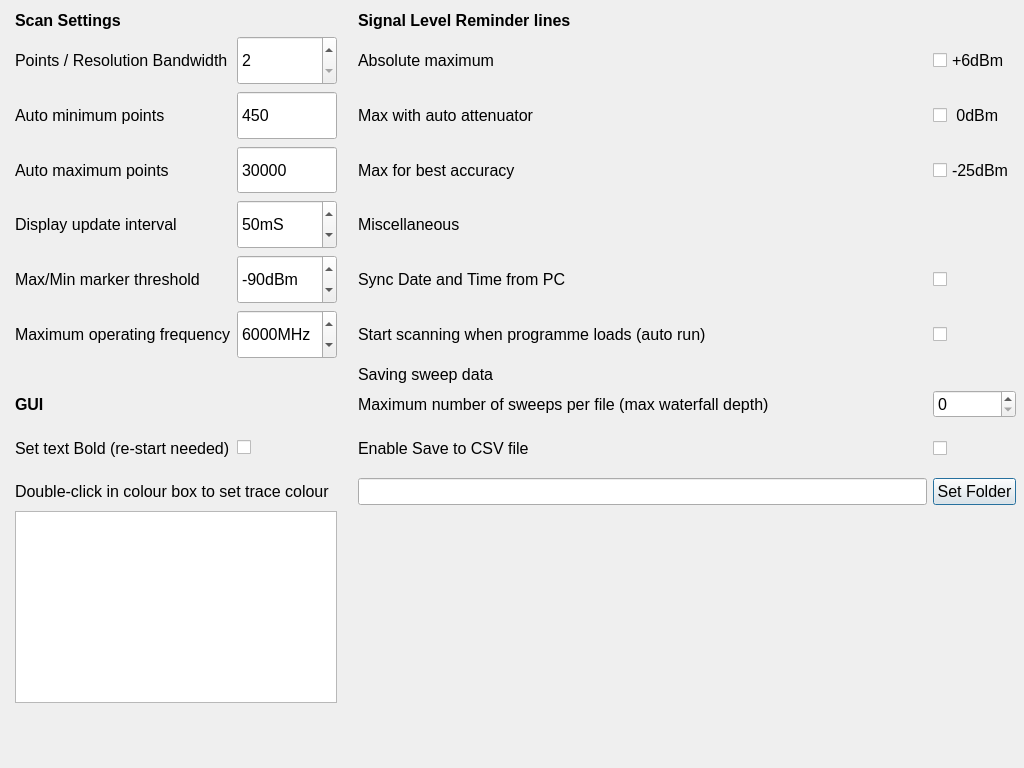
<?xml version="1.0" encoding="UTF-8"?>
<ui version="4.0">
 <class>Settings</class>
 <widget class="QDialog" name="Settings">
  <property name="geometry">
   <rect>
    <x>0</x>
    <y>0</y>
    <width>1024</width>
    <height>768</height>
   </rect>
  </property>
  <property name="windowTitle">
   <string>Settings</string>
  </property>
  <widget class="QWidget" name="layoutWidget">
   <property name="geometry">
    <rect>
     <x>15</x>
     <y>11</y>
     <width>1001</width>
     <height>741</height>
    </rect>
   </property>
   <property name="font">
    <font>
     <pointsize>12</pointsize>
    </font>
   </property>
   <layout class="QGridLayout" name="gridLayout_2">
    <item row="3" column="1">
     <widget class="QSpinBox" name="maxPoints">
      <property name="sizePolicy">
       <sizepolicy hsizetype="Preferred" vsizetype="Expanding">
        <horstretch>0</horstretch>
        <verstretch>0</verstretch>
       </sizepolicy>
      </property>
      <property name="maximumSize">
       <size>
        <width>100</width>
        <height>16777215</height>
       </size>
      </property>
      <property name="font">
       <font>
        <pointsize>12</pointsize>
       </font>
      </property>
      <property name="buttonSymbols">
       <enum>QAbstractSpinBox::ButtonSymbols::NoButtons</enum>
      </property>
      <property name="minimum">
       <number>25</number>
      </property>
      <property name="maximum">
       <number>100000</number>
      </property>
      <property name="value">
       <number>30000</number>
      </property>
     </widget>
    </item>
    <item row="4" column="1">
     <widget class="QSpinBox" name="intervalBox">
      <property name="sizePolicy">
       <sizepolicy hsizetype="Preferred" vsizetype="Expanding">
        <horstretch>0</horstretch>
        <verstretch>0</verstretch>
       </sizepolicy>
      </property>
      <property name="maximumSize">
       <size>
        <width>100</width>
        <height>16777215</height>
       </size>
      </property>
      <property name="font">
       <font>
        <pointsize>12</pointsize>
       </font>
      </property>
      <property name="toolTip">
       <string>Nominal</string>
      </property>
      <property name="suffix">
       <string>mS</string>
      </property>
      <property name="minimum">
       <number>5</number>
      </property>
      <property name="maximum">
       <number>200</number>
      </property>
      <property name="singleStep">
       <number>5</number>
      </property>
      <property name="value">
       <number>50</number>
      </property>
     </widget>
    </item>
    <item row="10" column="0" colspan="2">
     <widget class="QLabel" name="label_18">
      <property name="font">
       <font>
        <pointsize>12</pointsize>
       </font>
      </property>
      <property name="text">
       <string>Double-click in colour box to set trace colour</string>
      </property>
     </widget>
    </item>
    <item row="3" column="3">
     <widget class="QLabel" name="label_9">
      <property name="font">
       <font>
        <pointsize>12</pointsize>
       </font>
      </property>
      <property name="text">
       <string>Max for best accuracy</string>
      </property>
     </widget>
    </item>
    <item row="8" column="3">
     <widget class="QLabel" name="label_12">
      <property name="font">
       <font>
        <pointsize>12</pointsize>
       </font>
      </property>
      <property name="text">
       <string>Maximum number of sweeps per file (max waterfall depth)</string>
      </property>
     </widget>
    </item>
    <item row="2" column="1">
     <widget class="QSpinBox" name="minPoints">
      <property name="sizePolicy">
       <sizepolicy hsizetype="Preferred" vsizetype="Expanding">
        <horstretch>0</horstretch>
        <verstretch>0</verstretch>
       </sizepolicy>
      </property>
      <property name="maximumSize">
       <size>
        <width>100</width>
        <height>16777215</height>
       </size>
      </property>
      <property name="font">
       <font>
        <pointsize>12</pointsize>
       </font>
      </property>
      <property name="buttonSymbols">
       <enum>QAbstractSpinBox::ButtonSymbols::NoButtons</enum>
      </property>
      <property name="minimum">
       <number>25</number>
      </property>
      <property name="maximum">
       <number>450</number>
      </property>
      <property name="value">
       <number>450</number>
      </property>
     </widget>
    </item>
    <item row="7" column="3">
     <widget class="QLabel" name="label_14">
      <property name="font">
       <font>
        <pointsize>12</pointsize>
       </font>
      </property>
      <property name="text">
       <string>Saving sweep data</string>
      </property>
     </widget>
    </item>
    <item row="7" column="2">
     <widget class="QLabel" name="label_15">
      <property name="sizePolicy">
       <sizepolicy hsizetype="Fixed" vsizetype="Preferred">
        <horstretch>0</horstretch>
        <verstretch>0</verstretch>
       </sizepolicy>
      </property>
      <property name="font">
       <font>
        <pointsize>12</pointsize>
       </font>
      </property>
      <property name="text">
       <string/>
      </property>
     </widget>
    </item>
    <item row="8" column="0">
     <widget class="QLabel" name="label_5">
      <property name="font">
       <font>
        <pointsize>12</pointsize>
        <bold>true</bold>
       </font>
      </property>
      <property name="text">
       <string>GUI</string>
      </property>
     </widget>
    </item>
    <item row="4" column="0">
     <widget class="QLabel" name="label_19">
      <property name="font">
       <font>
        <pointsize>12</pointsize>
       </font>
      </property>
      <property name="text">
       <string>Display update interval</string>
      </property>
     </widget>
    </item>
    <item row="8" column="4">
     <widget class="QSpinBox" name="maxWF">
      <property name="font">
       <font>
        <pointsize>12</pointsize>
       </font>
      </property>
     </widget>
    </item>
    <item row="5" column="0">
     <widget class="QLabel" name="label_2">
      <property name="font">
       <font>
        <pointsize>12</pointsize>
       </font>
      </property>
      <property name="text">
       <string>Max/Min marker threshold</string>
      </property>
     </widget>
    </item>
    <item row="0" column="3">
     <widget class="QLabel" name="label_6">
      <property name="font">
       <font>
        <pointsize>12</pointsize>
        <bold>true</bold>
       </font>
      </property>
      <property name="text">
       <string>Signal Level Reminder lines</string>
      </property>
     </widget>
    </item>
    <item row="5" column="3">
     <widget class="QLabel" name="label_17">
      <property name="font">
       <font>
        <pointsize>12</pointsize>
       </font>
      </property>
      <property name="text">
       <string>Sync Date and Time from PC</string>
      </property>
     </widget>
    </item>
    <item row="9" column="1">
     <widget class="QCheckBox" name="bold_text">
      <property name="font">
       <font>
        <pointsize>12</pointsize>
       </font>
      </property>
      <property name="text">
       <string/>
      </property>
     </widget>
    </item>
    <item row="1" column="3">
     <widget class="QLabel" name="label_11">
      <property name="font">
       <font>
        <pointsize>12</pointsize>
       </font>
      </property>
      <property name="text">
       <string>Absolute maximum</string>
      </property>
     </widget>
    </item>
    <item row="4" column="3">
     <widget class="QLabel" name="label_13">
      <property name="font">
       <font>
        <pointsize>12</pointsize>
       </font>
      </property>
      <property name="text">
       <string>Miscellaneous</string>
      </property>
     </widget>
    </item>
    <item row="1" column="4">
     <widget class="QCheckBox" name="plus6Line">
      <property name="sizePolicy">
       <sizepolicy hsizetype="Preferred" vsizetype="Expanding">
        <horstretch>0</horstretch>
        <verstretch>0</verstretch>
       </sizepolicy>
      </property>
      <property name="font">
       <font>
        <pointsize>12</pointsize>
       </font>
      </property>
      <property name="text">
       <string>+6dBm</string>
      </property>
      <property name="checked">
       <bool>false</bool>
      </property>
     </widget>
    </item>
    <item row="10" column="4">
     <widget class="QPushButton" name="set_folder">
      <property name="sizePolicy">
       <sizepolicy hsizetype="Minimum" vsizetype="Fixed">
        <horstretch>0</horstretch>
        <verstretch>0</verstretch>
       </sizepolicy>
      </property>
      <property name="font">
       <font>
        <pointsize>12</pointsize>
       </font>
      </property>
      <property name="text">
       <string>Set Folder</string>
      </property>
     </widget>
    </item>
    <item row="9" column="0">
     <widget class="QLabel" name="label_16">
      <property name="font">
       <font>
        <pointsize>12</pointsize>
       </font>
      </property>
      <property name="text">
       <string>Set text Bold (re-start needed)</string>
      </property>
     </widget>
    </item>
    <item row="9" column="3">
     <widget class="QLabel" name="label_20">
      <property name="font">
       <font>
        <pointsize>12</pointsize>
       </font>
      </property>
      <property name="text">
       <string>Enable Save to CSV file</string>
      </property>
     </widget>
    </item>
    <item row="5" column="1">
     <widget class="QSpinBox" name="peakThreshold">
      <property name="sizePolicy">
       <sizepolicy hsizetype="Preferred" vsizetype="Expanding">
        <horstretch>0</horstretch>
        <verstretch>0</verstretch>
       </sizepolicy>
      </property>
      <property name="maximumSize">
       <size>
        <width>100</width>
        <height>16777215</height>
       </size>
      </property>
      <property name="font">
       <font>
        <pointsize>12</pointsize>
       </font>
      </property>
      <property name="suffix">
       <string>dBm</string>
      </property>
      <property name="prefix">
       <string/>
      </property>
      <property name="minimum">
       <number>-120</number>
      </property>
      <property name="maximum">
       <number>-20</number>
      </property>
      <property name="value">
       <number>-90</number>
      </property>
     </widget>
    </item>
    <item row="10" column="3">
     <widget class="QLineEdit" name="save_folder">
      <property name="sizePolicy">
       <sizepolicy hsizetype="MinimumExpanding" vsizetype="Fixed">
        <horstretch>0</horstretch>
        <verstretch>0</verstretch>
       </sizepolicy>
      </property>
      <property name="minimumSize">
       <size>
        <width>0</width>
        <height>0</height>
       </size>
      </property>
      <property name="font">
       <font>
        <pointsize>12</pointsize>
       </font>
      </property>
      <property name="clearButtonEnabled">
       <bool>true</bool>
      </property>
     </widget>
    </item>
    <item row="12" column="3">
     <spacer name="verticalSpacer">
      <property name="font">
       <font>
        <pointsize>12</pointsize>
       </font>
      </property>
      <property name="orientation">
       <enum>Qt::Orientation::Vertical</enum>
      </property>
      <property name="sizeHint" stdset="0">
       <size>
        <width>20</width>
        <height>40</height>
       </size>
      </property>
     </spacer>
    </item>
    <item row="2" column="4">
     <widget class="QCheckBox" name="zeroLine">
      <property name="sizePolicy">
       <sizepolicy hsizetype="Preferred" vsizetype="Expanding">
        <horstretch>0</horstretch>
        <verstretch>0</verstretch>
       </sizepolicy>
      </property>
      <property name="font">
       <font>
        <pointsize>12</pointsize>
       </font>
      </property>
      <property name="text">
       <string> 0dBm</string>
      </property>
      <property name="checked">
       <bool>false</bool>
      </property>
     </widget>
    </item>
    <item row="2" column="3">
     <widget class="QLabel" name="label_10">
      <property name="font">
       <font>
        <pointsize>12</pointsize>
       </font>
      </property>
      <property name="text">
       <string>Max with auto attenuator</string>
      </property>
     </widget>
    </item>
    <item row="2" column="0">
     <widget class="QLabel" name="label_3">
      <property name="font">
       <font>
        <pointsize>12</pointsize>
       </font>
      </property>
      <property name="text">
       <string>Auto minimum points</string>
      </property>
     </widget>
    </item>
    <item row="0" column="0">
     <widget class="QLabel" name="label_8">
      <property name="font">
       <font>
        <pointsize>12</pointsize>
        <bold>true</bold>
       </font>
      </property>
      <property name="text">
       <string>Scan Settings</string>
      </property>
     </widget>
    </item>
    <item row="3" column="0">
     <widget class="QLabel" name="label_4">
      <property name="font">
       <font>
        <pointsize>12</pointsize>
       </font>
      </property>
      <property name="text">
       <string>Auto maximum points</string>
      </property>
     </widget>
    </item>
    <item row="1" column="0">
     <widget class="QLabel" name="label">
      <property name="font">
       <font>
        <pointsize>12</pointsize>
       </font>
      </property>
      <property name="text">
       <string>Points / Resolution Bandwidth</string>
      </property>
     </widget>
    </item>
    <item row="11" column="0" colspan="2">
     <widget class="QTableView" name="colourTable">
      <property name="font">
       <font>
        <pointsize>12</pointsize>
       </font>
      </property>
      <property name="sizeAdjustPolicy">
       <enum>QAbstractScrollArea::SizeAdjustPolicy::AdjustIgnored</enum>
      </property>
     </widget>
    </item>
    <item row="9" column="4">
     <widget class="QCheckBox" name="saveSweep">
      <property name="sizePolicy">
       <sizepolicy hsizetype="Preferred" vsizetype="Expanding">
        <horstretch>0</horstretch>
        <verstretch>0</verstretch>
       </sizepolicy>
      </property>
      <property name="font">
       <font>
        <pointsize>12</pointsize>
       </font>
      </property>
      <property name="toolTip">
       <string>Must be selected each time programme is run</string>
      </property>
      <property name="text">
       <string/>
      </property>
     </widget>
    </item>
    <item row="1" column="1">
     <widget class="QSpinBox" name="rbw_x">
      <property name="sizePolicy">
       <sizepolicy hsizetype="Preferred" vsizetype="Expanding">
        <horstretch>0</horstretch>
        <verstretch>0</verstretch>
       </sizepolicy>
      </property>
      <property name="maximumSize">
       <size>
        <width>100</width>
        <height>16777215</height>
       </size>
      </property>
      <property name="font">
       <font>
        <pointsize>12</pointsize>
       </font>
      </property>
      <property name="minimum">
       <number>2</number>
      </property>
      <property name="maximum">
       <number>10</number>
      </property>
      <property name="value">
       <number>2</number>
      </property>
     </widget>
    </item>
    <item row="5" column="4">
     <widget class="QCheckBox" name="syncTime">
      <property name="sizePolicy">
       <sizepolicy hsizetype="Preferred" vsizetype="Expanding">
        <horstretch>0</horstretch>
        <verstretch>0</verstretch>
       </sizepolicy>
      </property>
      <property name="font">
       <font>
        <pointsize>12</pointsize>
       </font>
      </property>
      <property name="text">
       <string/>
      </property>
     </widget>
    </item>
    <item row="3" column="4">
     <widget class="QCheckBox" name="neg25Line">
      <property name="sizePolicy">
       <sizepolicy hsizetype="Preferred" vsizetype="Expanding">
        <horstretch>0</horstretch>
        <verstretch>0</verstretch>
       </sizepolicy>
      </property>
      <property name="font">
       <font>
        <pointsize>12</pointsize>
       </font>
      </property>
      <property name="text">
       <string>-25dBm</string>
      </property>
      <property name="checked">
       <bool>false</bool>
      </property>
     </widget>
    </item>
    <item row="6" column="3">
     <widget class="QLabel" name="label_21">
      <property name="font">
       <font>
        <pointsize>12</pointsize>
       </font>
      </property>
      <property name="text">
       <string>Start scanning when programme loads (auto run)</string>
      </property>
     </widget>
    </item>
    <item row="6" column="4">
     <widget class="QCheckBox" name="auto_run">
      <property name="font">
       <font>
        <pointsize>12</pointsize>
       </font>
      </property>
      <property name="text">
       <string/>
      </property>
     </widget>
    </item>
    <item row="6" column="0">
     <widget class="QLabel" name="label_7">
      <property name="font">
       <font>
        <pointsize>12</pointsize>
       </font>
      </property>
      <property name="text">
       <string>Maximum operating frequency</string>
      </property>
     </widget>
    </item>
    <item row="6" column="1">
     <widget class="QSpinBox" name="maxFreqBox">
      <property name="sizePolicy">
       <sizepolicy hsizetype="Preferred" vsizetype="Expanding">
        <horstretch>0</horstretch>
        <verstretch>0</verstretch>
       </sizepolicy>
      </property>
      <property name="maximumSize">
       <size>
        <width>100</width>
        <height>16777215</height>
       </size>
      </property>
      <property name="font">
       <font>
        <pointsize>12</pointsize>
       </font>
      </property>
      <property name="toolTip">
       <string>Maximum Frequency allowed.  Note: TinySA-Ultra is not calibrated above 6GHz </string>
      </property>
      <property name="suffix">
       <string>MHz</string>
      </property>
      <property name="minimum">
       <number>350</number>
      </property>
      <property name="maximum">
       <number>20000</number>
      </property>
      <property name="singleStep">
       <number>100</number>
      </property>
      <property name="value">
       <number>6000</number>
      </property>
     </widget>
    </item>
   </layout>
  </widget>
 </widget>
 <resources/>
 <connections/>
</ui>
